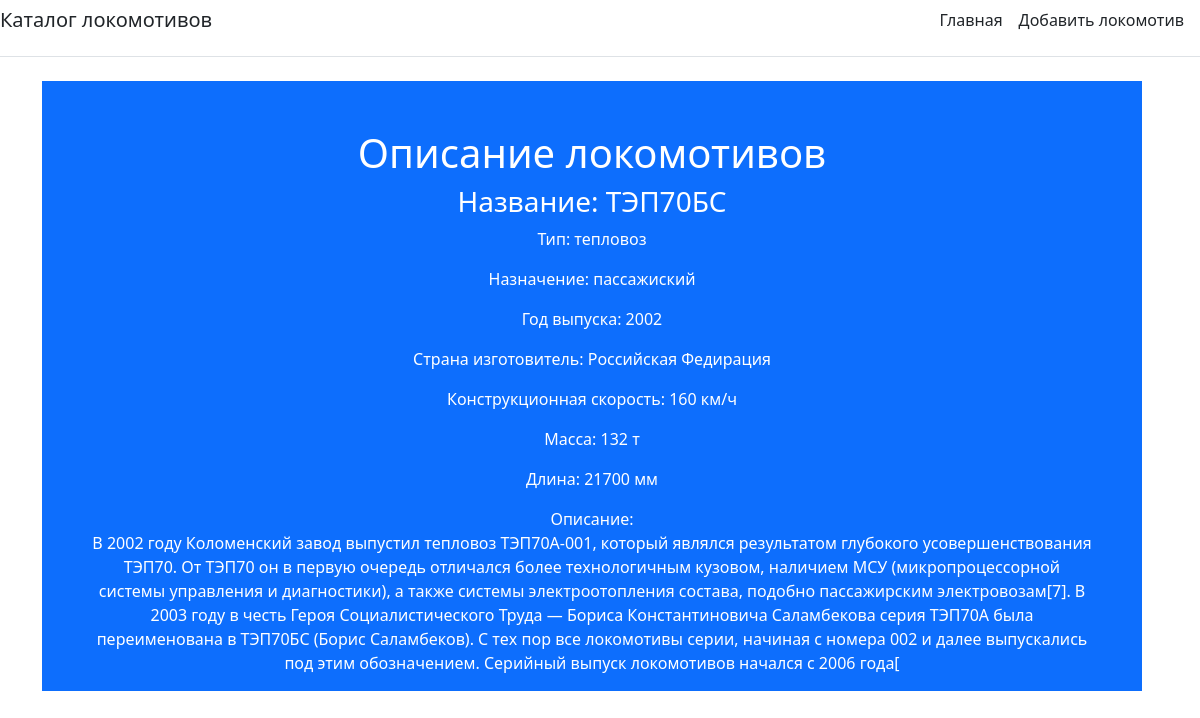
Page /about/2/ on the committed database.
### main/models.py (models this page shows)
class Locomotive(models.Model):
    name_loc = models.CharField('Название:', max_length=50)
    type_loc = models.CharField('Тип:', max_length=50)
    function_loc = models.CharField('Назначение:', max_length=50)
    year = models.IntegerField('Год выпуска, год:')
    country_loc = models.CharField('Страна изготовитель:', max_length=50)
    construction_speed = models.IntegerField('Конструкционная скорость, км/ч:', max_length=50)
    weight_loc = models.IntegerField('Масса, т:', max_length=50)
    length_loc = models.IntegerField('Длина, мм:', max_length=50)
    description = models.TextField('Описание:')
    def __str__(self):
        return self.name_loc
    class Meta:
        verbose_name = 'Локомотив'
        verbose_name_plural = 'Локомотивы'

### main/views.py (the view)
# urls.py: path('about/<int:locomotive_id>/', views.about, name='about'),
def about(request, locomotive_id):
    locomotive = get_object_or_404(Locomotive, id=locomotive_id)
    print(locomotive)
    return render(request, 'main/about.html', {'title': 'Описание локомотива', 'locomotive': locomotive})

### main/templates/main/about.html (shortened to what this page needs)
{% extends 'main/base.html' %}
{% block content %}
<div class="bg-primary me-md-3 pt-3 px-3 pt-md-5 px-md-5 text-center text-white overflow-hidden">
    <h1>Описание локомотивов</h1>
    <h3>Название: {{ locomotive.name_loc }}</h3>
    <p>Тип: {{ locomotive.type_loc }}</p>
    <p>Назначение: {{ locomotive.function_loc }}</p>
    <p>Год выпуска: {{ locomotive.year }}</p>
    <p>Страна изготовитель: {{ locomotive.country_loc }}</p>
    <p>Конструкционная скорость: {{ locomotive.construction_speed }} км/ч</p>
    <p>Масса: {{ locomotive.weight_loc }} т</p>
    <p>Длина: {{ locomotive.length_loc }} мм</p>
    <p>Описание: <br>{{ locomotive.description }}</p>
</div>
{% endblock %}

### rows in the picture
Locomotive: name_loc "ТЭП70БС", type_loc "тепловоз", function_loc "пассажиский", year "2002", country_loc "Российская Федирация", construction_speed "160", weight_loc "132", length_loc "21700", description "В 2002 году Коломенский завод выпустил тепловоз ТЭП70А-001, который являлся результатом глубокого усовершенствования ТЭП70. От ТЭП70 он в первую очередь отличался более технологичным кузовом, наличием МСУ (микропроцессорной системы управления и диагностики), а также системы электроотопления состава, подобно пассажирским электровозам[7]. В 2003 году в честь Героя Социалистического Труда — Бориса Константиновича Саламбекова серия ТЭП70А была переименована в ТЭП70БС (Борис Саламбеков). С тех пор все локомотивы серии, начиная с номера 002 и далее выпускались под этим обозначением. Серийный выпуск локомотивов начался с 2006 года["
